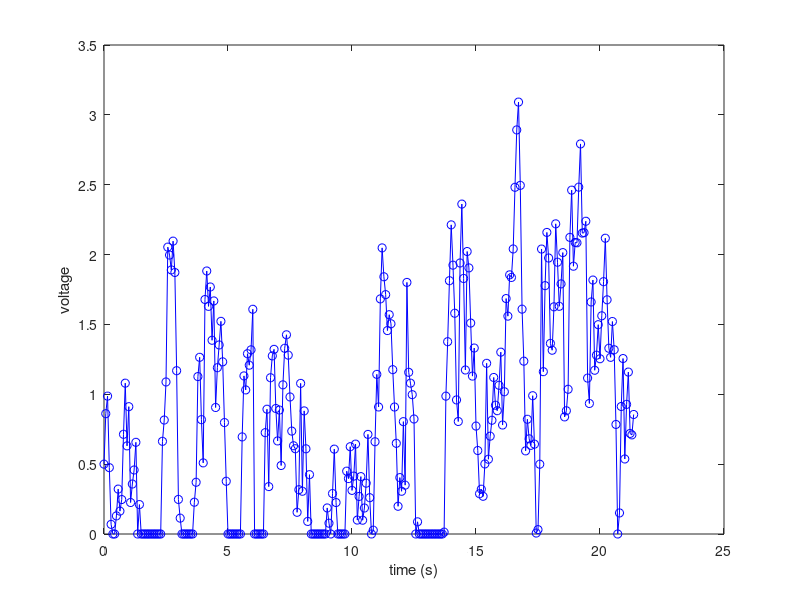
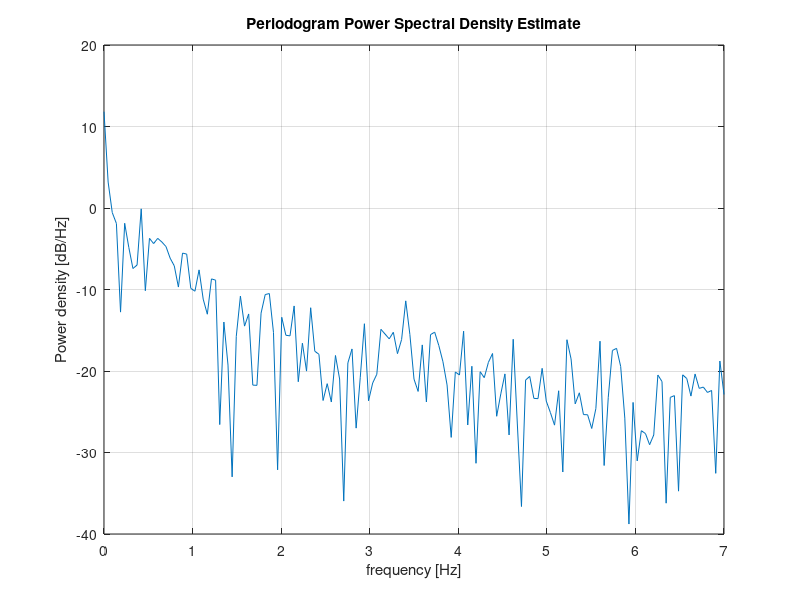

The MATLAB script that drew these images, in order:
fps = 14;
frame_count = 300;
correlationTime = .5;
sigma = 1; %the standard deviation
minVoltage = 0;
maxVoltage = 5;
currentVoltage = 0.5; %in this case, the average voltage


voltages = zeros(1,frame_count);
A = exp(-(1/fps)/correlationTime);
voltages(1,1) = 0; %the initial voltage is 0, we will offset later

for frame = 2:frame_count
    voltages(1,frame) = A*voltages(1,frame-1) + (randn(1)*sqrt(sigma^2*(1-(A^2))));
    %voltages(1,frame) = (randn(1)*sqrt(sigma^2*(1-(A^2))));
end

%offset
voltages = voltages + currentVoltage;

%make sure the signal does not go out of bounds
voltages(voltages<minVoltage) = minVoltage;
voltages(voltages>maxVoltage) = maxVoltage;

plot(0:1/fps:(frame_count-1)/fps, voltages, 'bo-')
xlabel('time (s)') % x-axis label
ylabel('voltage') % y-axis label


N = length(voltages);
xdft = fft(voltages);
xdft = xdft(1:N/2+1);
psdx = (1/(frame_count*N)) * abs(xdft).^2;
psdx(2:end-1) = 2*psdx(2:end-1);
freq = 0:frame_count/length(voltages):frame_count/2;

figure;
% plot(freq(1:100),10*log10(psdx(1:100)))
% grid on
% title('Periodogram Using FFT')
% xlabel('Frequency (Hz)')
% ylabel('Power/Frequency (dB/Hz)')

periodogram(voltages,rectwin(length(voltages)),length(voltages),fps, 'power')